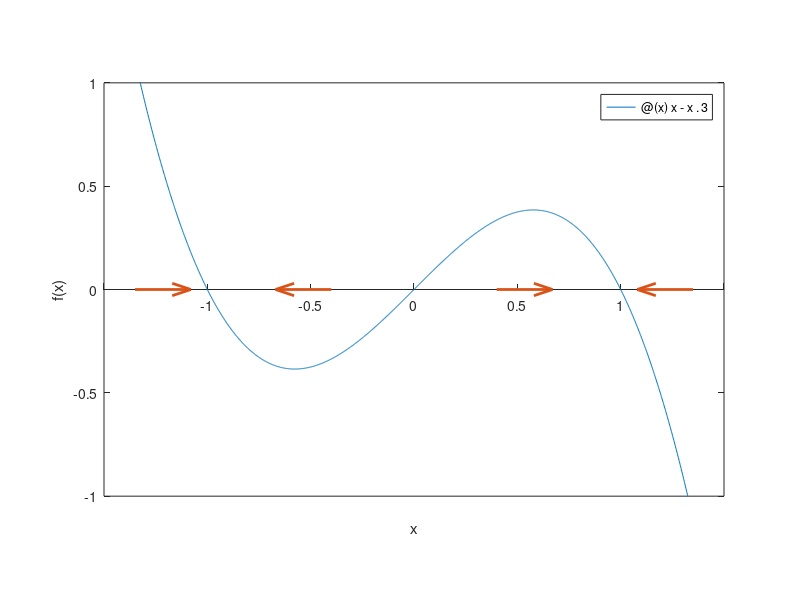

Reproduce this figure in MATLAB. (Note: this script raises an error after producing the figure.)

      close all
      
f = @(x) x - x.^3;
fplot(f,[-1.5,1.5])
set(gca,'xaxisloc','origin')
xlabel x, ylabel f(x)
hold on, ylim([-1 1]), axis equal
tt = [-1.35 -0.4 0.4 1.35];
quiver(tt,0*tt,0.15*[1 -1 1 -1],0*tt,.2,'linew',2) 
						
      if length(get(0,'children')) > 0
        set(gcf,'paperpos',[0 0 5 2.75])
        print -dsvg nl_phaseline.svg
      end
      
      
